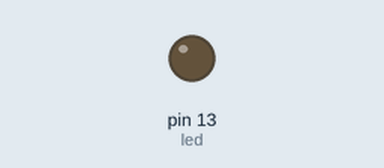
The program below on a simulated Arduino Uno, built with avr-gcc and run on an emulated ATmega328P. Parts: output pins drawn as LEDs (lit = HIGH).

Above: at 1.4 s.
At 14.5 s:
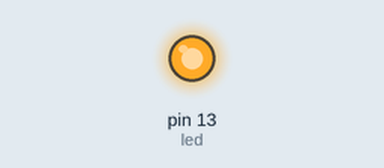
Timing chart, 0 to 15.1 s (numbered marks = the images above):
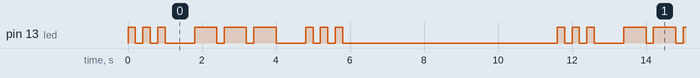

The program:

main.cpp
```cpp
#include <Arduino.h>

int led = 13;
String mensagem = "SOS";

void setup() {
  pinMode(led, OUTPUT);
}

void ponto() {
  digitalWrite(led, HIGH);
  delay(200);
  digitalWrite(led, LOW);
  delay(200);
}

void traco() {
  digitalWrite(led, HIGH);
  delay(600);
  digitalWrite(led, LOW);
  delay(200);
}

void espacoLetra() {
  delay(600);
}

void espacoPalavra() {
  delay(1400);
}

void letraMorse(char c) {
  switch (c) {
    case 'S': ponto(); ponto(); ponto();
      break;
    case 'O': traco(); traco(); traco();
      break;
  }
}

void loop() {
  for (int i = 0; i < mensagem.length(); i++) {
    char c = toupper(mensagem[i]);
    if (c == ' ') {
      espacoPalavra();
    } else {
      letraMorse(c);
      espacoLetra();
    }
  }
  delay(5000);
}
```

Measured:
- by itself, pin 13 (led): repeats every 11.6 s: 2 × (LOW 0.20 s, HIGH 0.20 s), LOW 0.80 s, 2 × (HIGH 0.60 s, LOW 0.20 s), HIGH 0.60 s, LOW 0.80 s, 2 × (HIGH 0.20 s, LOW 0.20 s), HIGH 0.20 s, LOW 5.8 s, HIGH 0.20 s
- by itself, everything shown: repeats every 11.6 s, in 18 steps
